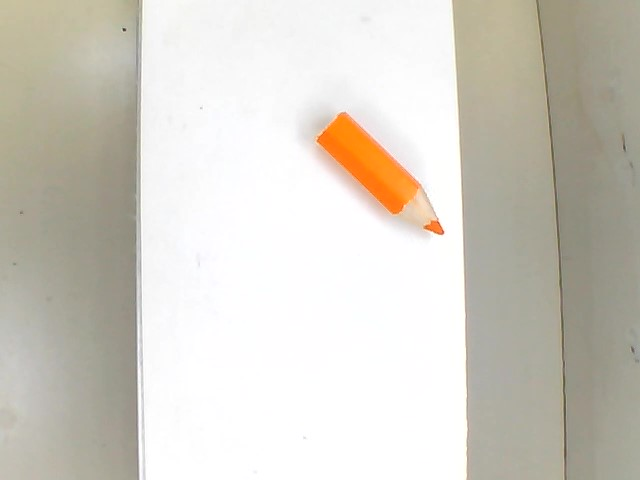
#> input picture project/picture/Or.jpg, 640 x 480 px, found by its file name
$ python Or.py
#> lines starting #> are read from the running program, lines starting #| are printed output that depends on the picture; after the words box and inside, x2 and y2 are one past the last pixel; in counts of white or black regions, pixels touching at a corner belong together
import numpy as np
import cv2

img = cv2.imread('C:/Users/Admin/Desktop/Project/picture/Or.jpg')
#> img is the input picture: shape (480, 640, 3); mean B, G, R 196.9, 206.6, 210.6

hsv = cv2.cvtColor(img,cv2.COLOR_BGR2HSV)
#> hsv: shape (480, 640, 3); mean H, S, V 34.6, 19.1, 210.7

lower_red = np.array([5,160,100])
upper_red = np.array([20,255,255])

mask1 = cv2.inRange(hsv, lower_red, upper_red)
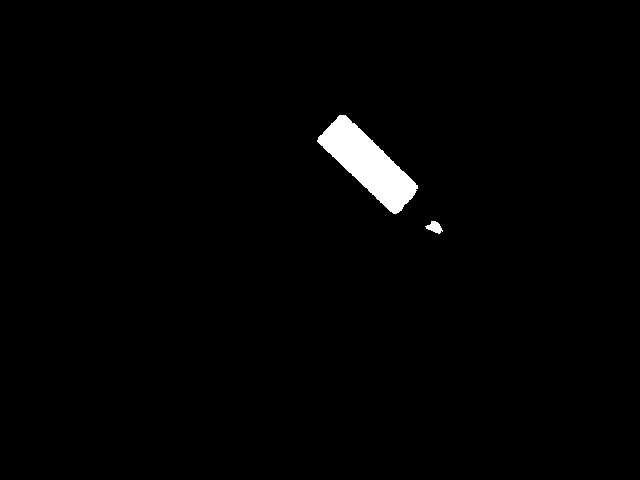
#> mask1: shape (480, 640); 1.4% white; 2 white regions, box (x1, y1, x2, y2) and area: (317, 115, 418, 214) 4189, (425, 221, 443, 234) 133
res2 = cv2.bitwise_and(img,img, mask= mask1)

kernel = np.ones((9,9),np.uint8)

opening = cv2.morphologyEx(res2,cv2.MORPH_OPEN,kernel)


cv2.imshow('open',opening)
#cv2.imshow('ero',erosion)
cv2.imshow('img',img)
cv2.imshow('mask',mask1)
cv2.imshow('res',res2)

$ run again, with project/picture/Or2.jpg copied over project/picture/Or.jpg
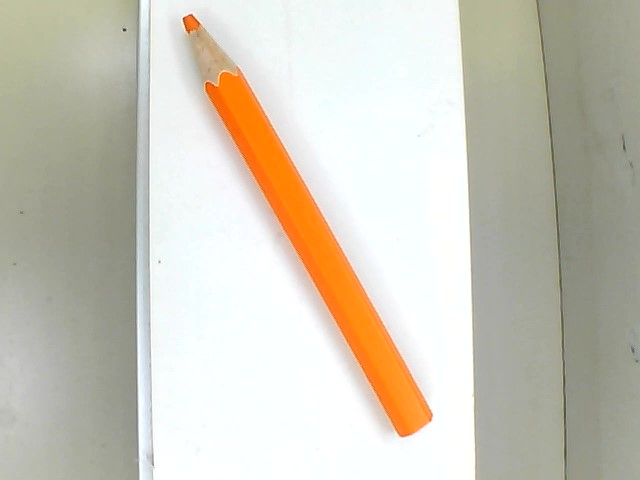
#> input picture project/picture/Or2.jpg, 640 x 480 px, found by its file name
#> img is the input picture: shape (480, 640, 3); mean B, G, R 186.8, 200.4, 205
#> hsv: shape (480, 640, 3); mean H, S, V 53.3, 27.5, 207.8
#> `mask1 = cv2.inRange(hsv, lower_red, upper_red)`:
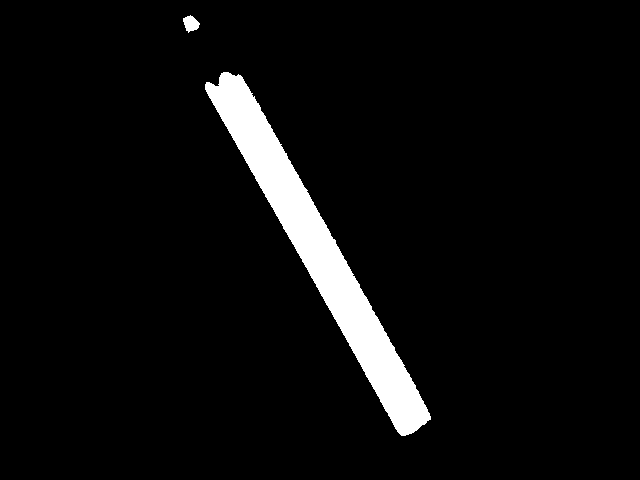
#> mask1: shape (480, 640); 5.1% white; 2 white regions, box (x1, y1, x2, y2) and area: (205, 72, 431, 436) 15409, (183, 15, 200, 33) 193
#> `res2 = cv2.bitwise_and(img,img, mask= mask1)`:
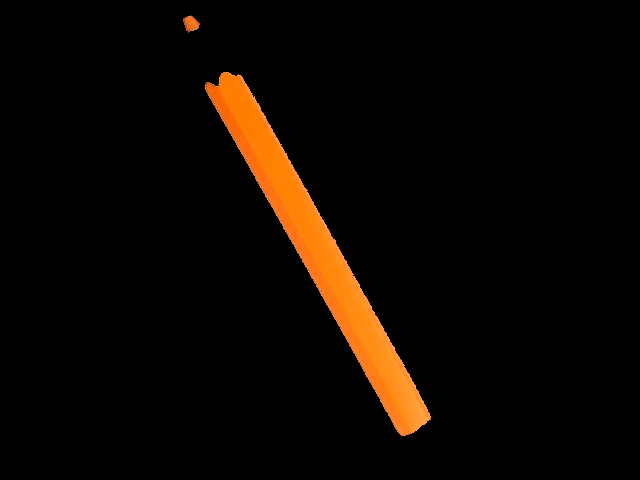
#> res2: shape (480, 640, 3); mean B, G, R 1.3, 6.7, 12.8
